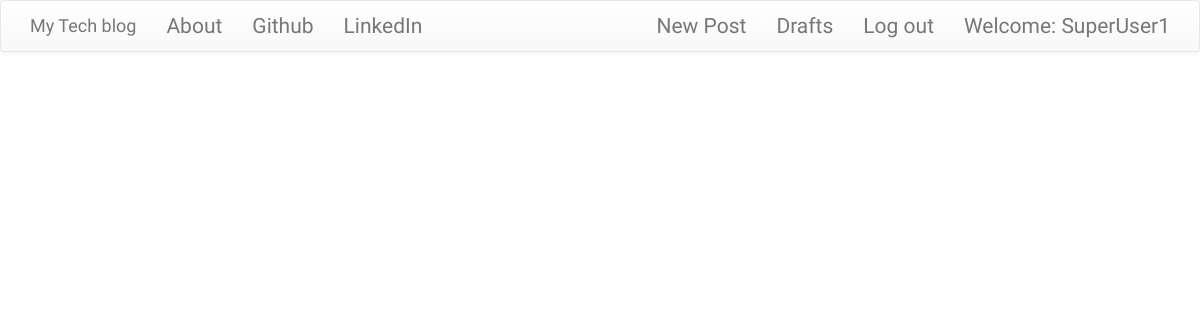
The app's page / (signed in), older data.
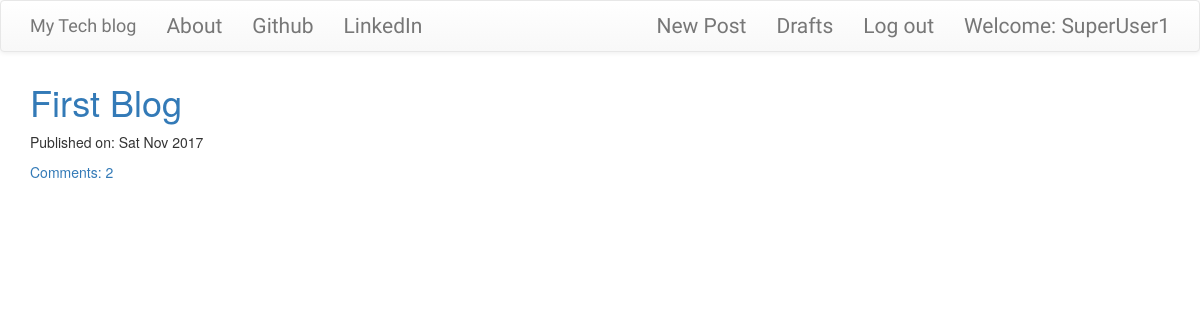
The same page, newer data.
### blog/models.py (models this page shows, shortened)
class Post(models.Model):
    author = models.ForeignKey('auth.User')
    title = models.CharField(max_length=200)
    text = models.TextField()
    created_date = models.DateTimeField(default=timezone.now)
    published_date = models.DateTimeField(blank=True,null=True)
    def approve_comments(self):
        return self.comments.filter(approved_comment=True)

### blog/views.py (the view)
# urls.py: url(r'^$',views.PostListView.as_view(),name='post_list'),
class PostListView(ListView):
    model = Post
    def get_queryset(self):
        return Post.objects.filter(published_date__lte=timezone.now()).order_by('-published_date')

### blog/templates/blog/blog/post_list.html
{% extends 'blog/base.html' %}
{% block content %}
<div class="centerstage">
    {% for post in post_list %}
        <div class="post">
            <h1><a href="{% url 'post_detail' pk=post.pk %}">{{ post.title }}</a></h1>
            <div class="date">
                <p>Published on: {{ post.published_date|date:"D M Y"}}</p>
            </div>
            <a href="{% url 'post_detail' pk=post.pk %}">Comments: {{ post.approve_comments.count }}</a>
        </div>
    {% endfor %}
</div>
{% endblock %}

### blog/templates/blog/blog/base.html (shortened to what this page needs)
<!DOCTYPE html>
{% load staticfiles %}
<html>
    <head>
        <link rel="stylesheet" href="https://maxcdn.bootstrapcdn.com/bootstrap/3.3.7/css/bootstrap.min.css">
        <link rel="stylesheet" href="https://maxcdn.bootstrapcdn.com/bootstrap/3.3.7/css/bootstrap-theme.min.css">
        <link rel="stylesheet" href="//cdn.jsdelivr.net/medium-editor/latest/css/medium-editor.min.css" type="text/css" media="screen" charset="utf-8">
        <link rel="stylesheet" href="{% static 'css/blog.css' %}">
<body class='loader'>
  <nav class="navbar navbar-default techfont custom-navbar">
    <div class="container">
      <ul class="nav navbar-nav">
        <li><a class='navbar-brand bigbrand' href="{% url 'post_list' %}">My Tech blog</a></li>
        <li><a href="{% url 'about'%}">About</a></li>
        <li><a href="https://www.github.com">Github</a></li>
        <li><a href="https://www.linkedin.com">LinkedIn</a></li>
      </ul>
      <ul class="nav navbar-nav navbar-right">
        {% if user.is_authenticated %}
        <li>
          <a href="{% url 'post_new' %}" >New Post</a>
        </li>
        <li>
          <a href="{% url 'post_draft_list' %}">Drafts</a>
        </li>
        <li>
          <a href="{% url 'logout' %}" >Log out</a>
        </li>
        <li>
          <a >Welcome: {{ user.username }}</a>
        </li>
          {% else %}
          <li><a class='nav navbar-right' href="{% url 'login' %}" ><span class="glyphicon glyphicon-user"></span></a></li>
        {% endif %}
      </ul>
  </div>
</nav>
        <div class="content container">
            <div class="row">
                <div class="col-md-8">
                  <div class="blog_posts">
                    {% block content %}
                    {% endblock %}
                  </div>
                </div>
            </div>
        </div>
</body>
</html>

### blog/static/css/blog.css (style rules this page uses)
.techfont { font-family: 'Russo One',sans-serif; font-size: 1.5em; margin-bottom: 10px; }
.centerstage { margin-left: auto; margin-right: auto; }
.loader { filter:hue-rotate(0deg); color:linear-gradient(45deg,#0f8,#08f); animation:hue 10000ms infinite linear; }

Row changes from the older to the newer data that the page shows:
added Post: title "First Blog", published_date "Sat Nov 2017", approve_comments.count "2"
